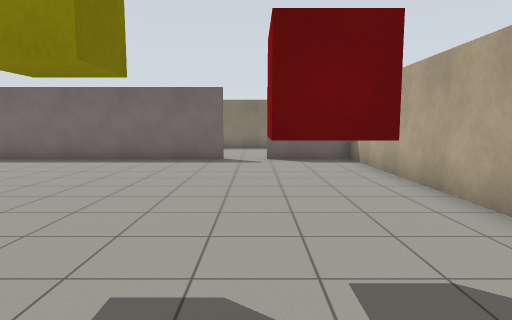
view 1 (above)

23 first-person views from a walk through a world built for the Gazebo simulator. The camera is 1.2 m above the floor, tilts 6° down and sees 75° across. The floor is counted in squares, 1 m on a side. Each view is taken from the middle of a square. On the plan, view 1 faces up. The plan holds only what a view shows up to about 13 squares ahead; the rest is blank. Gazebo's built-in surfaces are drawn with simple patterns.

view 2
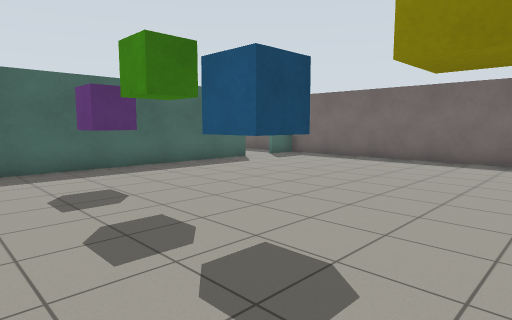

view 3
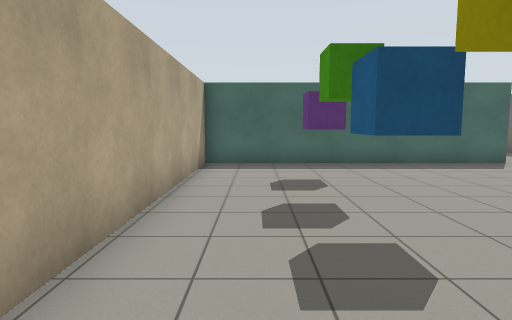

view 4
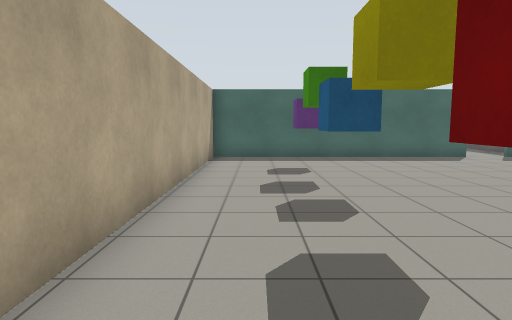

view 5
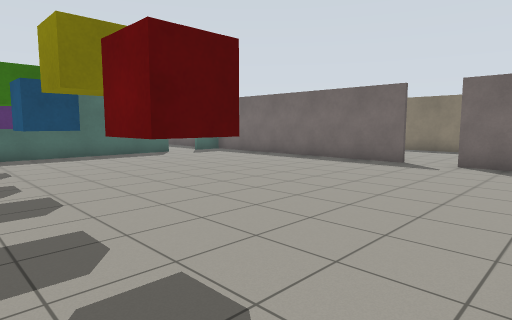

view 6
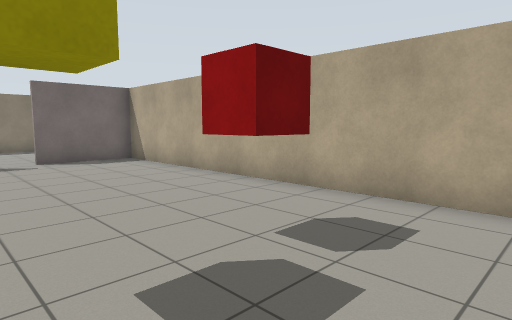

view 7
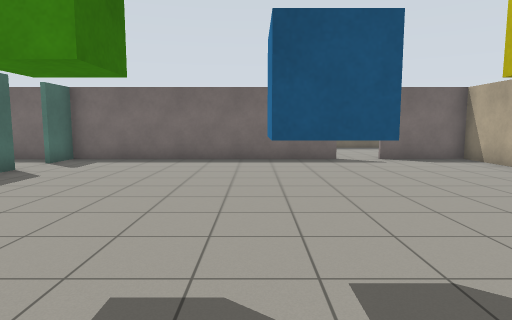

view 8
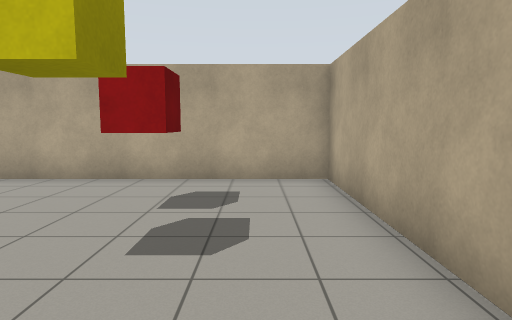

view 9
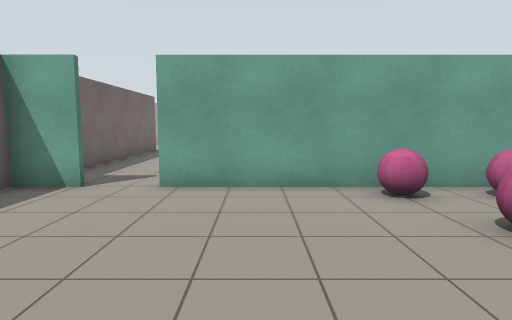

view 10
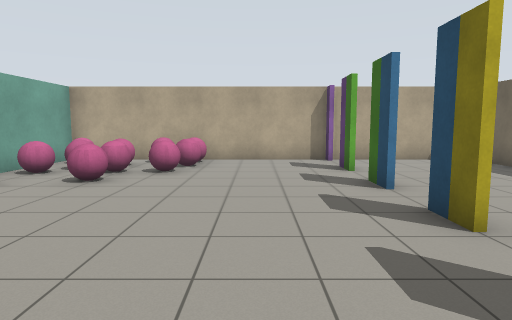

view 11
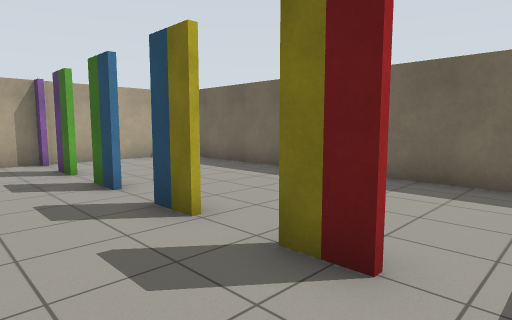

view 12
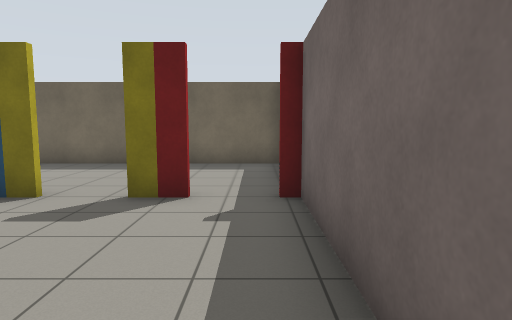

view 13
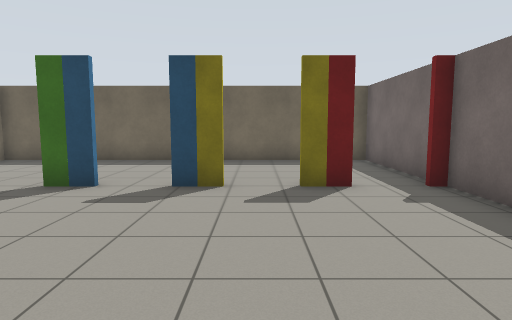

view 14
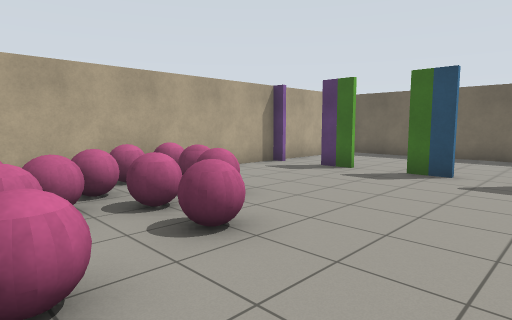

view 15
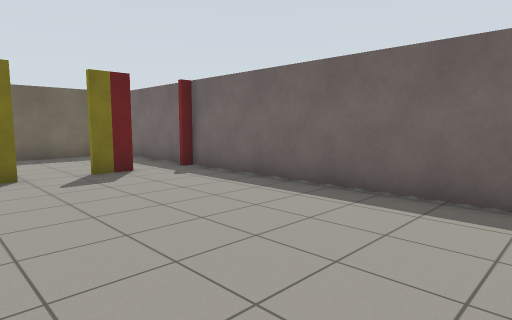

view 16
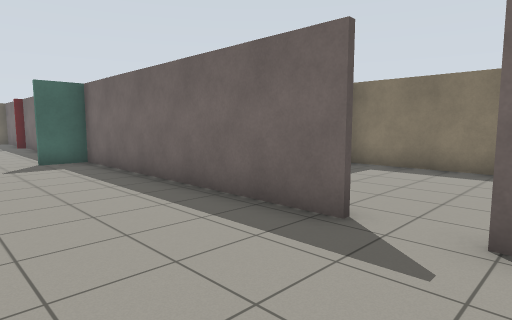

view 17
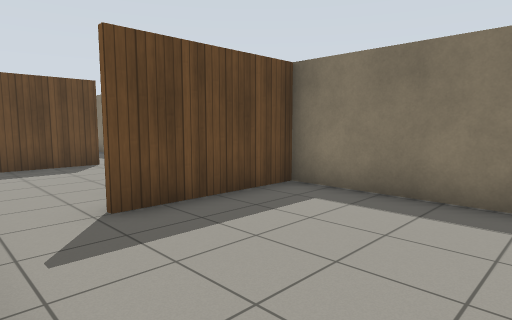

view 18
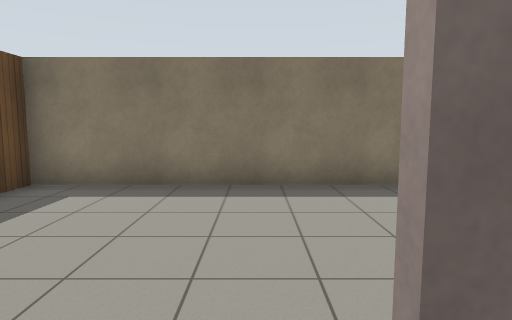

view 19
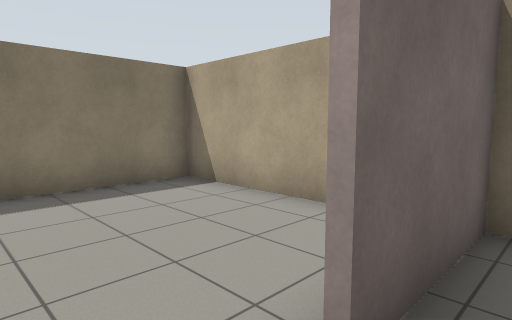

view 20
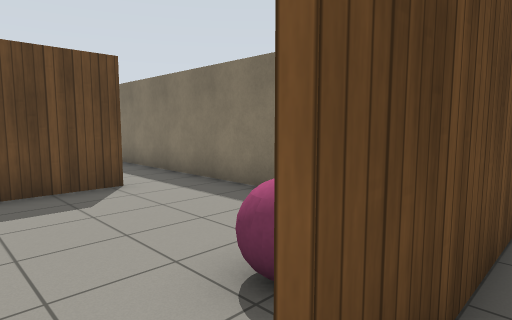

view 21
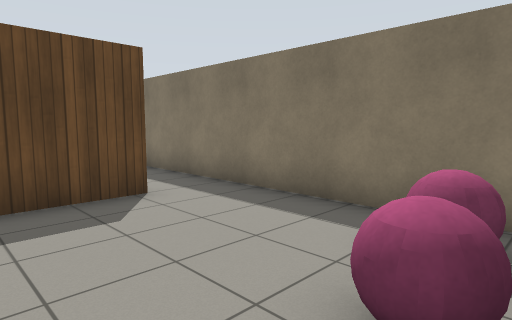

view 22
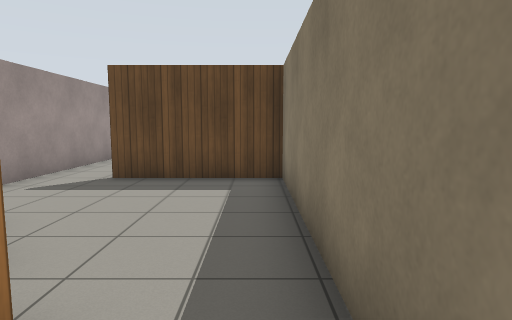

view 23
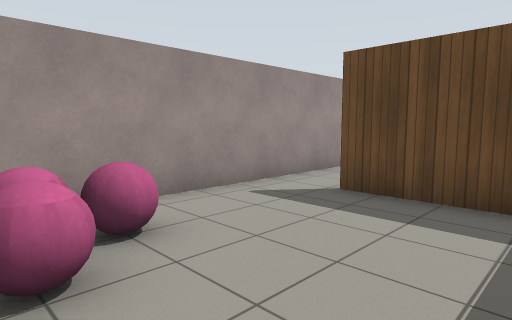

### Floor plan
Points are (right, up) in squares from view 1. A wall is a line through its corners. A room is listed if a view was taken in it or the views show most of it. See-through windows are left out.
Room 1 (views 1, 2, 3, 4, 5, 6, 7, 8, 16, 17, 18, 19)
walls: (-1.1, 11.8) (-10.5, 11.8); (-10.5, 2.5) (-10.5, 1.4); (-10.6, 2.5) (-10.6, 4.5); (-10.5, 9) (-10.5, 5.4); (-11.5, -0.6) (3.4, -0.6) (3.4, 11.8) (0.4, 11.8); (-10.5, 11.9) (-10.5, 10.4)
ways out: opening at (-10.5, 9.5) to room 2; opening at (-0.5, 12) to room 3
objects: other object (-12, 0) to (-11, 1); magenta ball (-12, 3) to (-11, 3); purple box (-8, 2) to (-7, 3); green box (-6, 2) to (-5, 3); blue box (-4, 2) to (-3, 3); yellow box (-2, 2) to (-1, 3); red box (0, 2) to (1, 3)
Room 2 (views 9, 10, 11, 12, 13, 14, 15)
walls: (-19.4, 4.9) (-19.4, 3.8); (-19.4, 7.4) (-19.4, 6.3); (-19.4, 2.4) (-19.4, 1.3); (-19.4, 10) (-19.4, 8.9); (-20.1, 11.8) (-24.4, 11.8) (-24.4, -0.6) (-19.6, -0.6); (-19.4, -0.1) (-19.4, -0.6) (-11.5, -0.6); (-10.6, 4.5) (-10.6, 8.9); (-10.6, 10.4) (-10.6, 11.8); (-10.6, 1.5) (-10.6, 2.5); (-10.5, 11.8) (-19.4, 11.8)
ways out: opening at (-10.5, 9.5) to room 1
objects: magenta ball (-15, 0); magenta ball (-15, 1) to (-15, 2); magenta ball (-15, 2) to (-14, 3); magenta ball (-14, 0) to (-14, 1); magenta ball (-14, 4) to (-13, 4); magenta ball (-13, 1); magenta ball (-13, 2) to (-12, 2); magenta ball (-13, 3); magenta ball (-12, 4) to (-11, 5)
Room 3 (views 20, 21, 22)
walls: (-5.5, 17.6) (-9.5, 17.6); (3.4, 13.7) (3.4, 17.6) (-4.5, 17.6) (-4.5, 13.6); (-10.5, 15.9) (-10.5, 14.4)
ways out: opening at (-0.5, 12) to room 1; opening at (-10.5, 16.5) to room 4
objects: magenta ball (-6, 15) to (-5, 15); magenta ball (-6, 16) to (-6, 17)
Room 4 (view 23)
walls: (-9.5, 17.6) (-16.5, 17.6) (-16.5, 13.8); (-16.5, 11.9) (-11.6, 11.9)
ways out: opening at (-10.5, 16.5) to room 3; opening at (-16, 13)
objects: magenta ball (-13, 13) to (-12, 13); magenta ball (-12, 14) to (-11, 14); magenta ball (-11, 13)

Where each view was taken, in squares from view 1:
view 1: 0 up, 0 right, facing up
view 2: 0 up, 1 left, facing up-left
view 3: 1 up, 0 right, facing left
view 4: 1 up, 2 right, facing left
view 5: 1 up, 3 right, facing up-left
view 6: 0 up, 2 left, facing up-right
view 7: 0 up, 4 left, facing up
view 8: 1 up, 4 left, facing right
view 9: 7 up, 17 left, facing right
view 10: 11 up, 17 left, facing down
view 11: 11 up, 17 left, facing down-left
view 12: 11 up, 14 left, facing left
view 13: 8 up, 13 left, facing left
view 14: 7 up, 11 left, facing down-left
view 15: 6 up, 11 left, facing up-left
view 16: 8 up, 1 right, facing up-left
view 17: 12 up, 0 right, facing up-left
view 18: 11 up, 0 right, facing up
view 19: 11 up, 1 left, facing up-right
view 20: 13 up, 4 left, facing up-left
view 21: 13 up, 5 left, facing up-left
view 22: 17 up, 9 left, facing left
view 23: 17 up, 11 left, facing down-left
